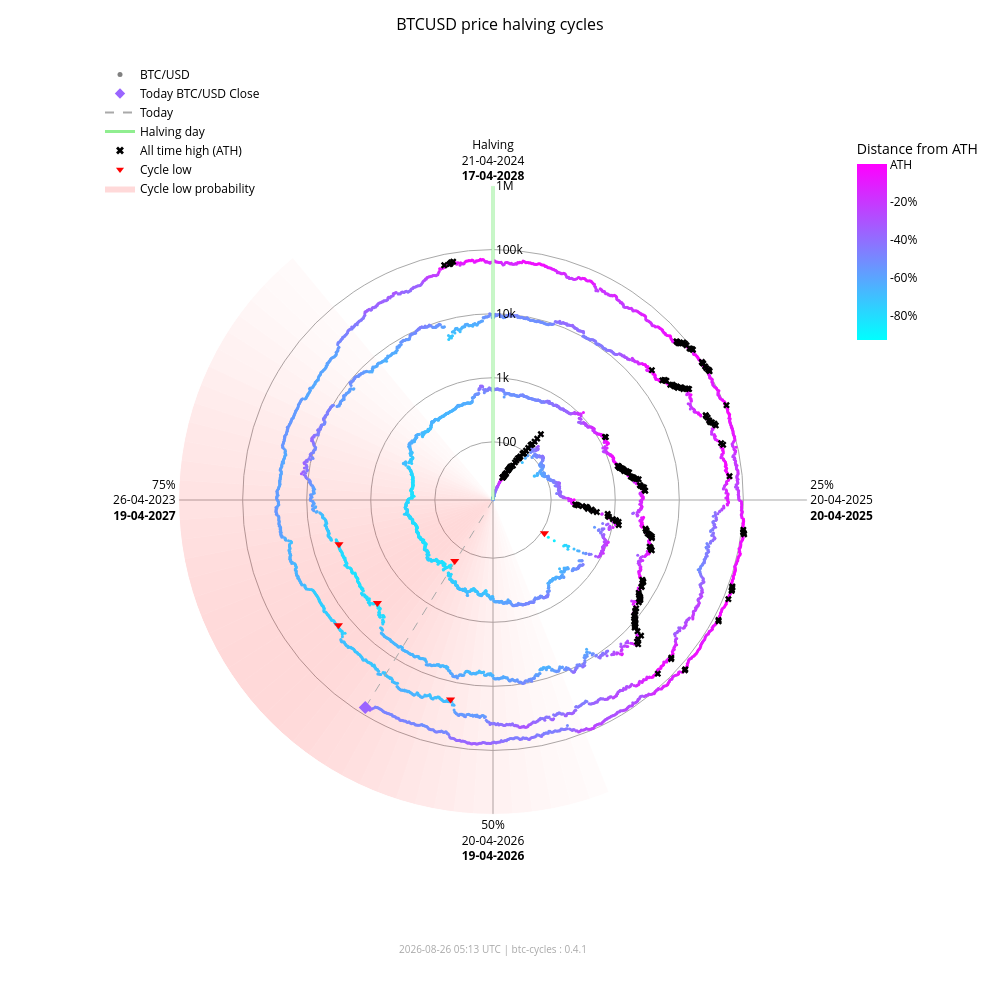

The cell this chart's notebook holds for it:
### Markdown cell above
### Interactive chart (plotly)

### Code cell
fig_interactive = btc.plot(
    kind="interactive",
    from_date="2012-11-28",
)
# plotly config for interactivity
config = {"scrollZoom": True, "displayModeBar": True}
# display in notebook
fig_interactive.show(config=config)

### Figure 1 — Plotly figure (JSON) as saved in the notebook; plotly's stock layout.template omitted (floating-point values rounded to 4 significant figures; data arrays with more than 128 entries replaced by an {"elided": "..."} marker saying what was removed)
{"data": [{"fill": "toself", "fillcolor": "rgba(255,0,0,0.017168280509461755)", "hoverinfo": "skip", "line": {"width": 0}, "mode": "lines", "r": [12.35, 1000000, 1000000, 12.35, 12.35], "showlegend": false, "theta": [158.4, 158.4, 162.0, 162.0, 158.4], "type": "scatterpolar"}, {"fill": "toself", "fillcolor": "rgba(255,0,0,0.022114794501891175)", "hoverinfo": "skip", "line": {"width": 0}, "mode": "lines", "r": [12.35, 1000000, 1000000, 12.35, 12.35], "showlegend": false, "theta": [162.0, 162.0, 165.6, 165.6, 162.0], "type": "scatterpolar"}, {"fill": "toself", "fillcolor": "rgba(255,0,0,0.02790404259511669)", "hoverinfo": "skip", "line": {"width": 0}, "mode": "lines", "r": [12.35, 1000000, 1000000, 12.35, 12.35], "showlegend": false, "theta": [165.6, 165.6, 169.2, 169.2, 165.6], "type": "scatterpolar"}, {"fill": "toself", "fillcolor": "rgba(255,0,0,0.034518294852420334)", "hoverinfo": "skip", "line": {"width": 0}, "mode": "lines", "r": [12.35, 1000000, 1000000, 12.35, 12.35], "showlegend": false, "theta": [169.2, 169.2, 172.8, 172.8, 169.2], "type": "scatterpolar"}, {"fill": "toself", "fillcolor": "rgba(255,0,0,0.041901979682821514)", "hoverinfo": "skip", "line": {"width": 0}, "mode": "lines", "r": [12.35, 1000000, 1000000, 12.35, 12.35], "showlegend": false, "theta": [172.8, 172.8, 176.4, 176.4, 172.8], "type": "scatterpolar"}, {"fill": "toself", "fillcolor": "rgba(255,0,0,0.04996405861294358)", "hoverinfo": "skip", "line": {"width": 0}, "mode": "lines", "r": [12.35, 1000000, 1000000, 12.35, 12.35], "showlegend": false, "theta": [176.4, 176.4, 180.0, 180.0, 176.4], "type": "scatterpolar"}, {"fill": "toself", "fillcolor": "rgba(255,0,0,0.05858349692240514)", "hoverinfo": "skip", "line": {"width": 0}, "mode": "lines", "r": [12.35, 1000000, 1000000, 12.35, 12.35], "showlegend": false, "theta": [180.0, 180.0, 183.6, 183.6, 180.0], "type": "scatterpolar"}, {"fill": "toself", "fillcolor": "rgba(255,0,0,0.06761662035375064)", "hoverinfo": "skip", "line": {"width": 0}, "mode": "lines", "r": [12.35, 1000000, 1000000, 12.35, 12.35], "showlegend": false, "theta": [183.6, 183.6, 187.2, 187.2, 183.6], "type": "scatterpolar"}, {"fill": "toself", "fillcolor": "rgba(255,0,0,0.07690481219944661)", "hoverinfo": "skip", "line": {"width": 0}, "mode": "lines", "r": [12.35, 1000000, 1000000, 12.35, 12.35], "showlegend": false, "theta": [187.2, 187.2, 190.8, 190.8, 187.2], "type": "scatterpolar"}, {"fill": "toself", "fillcolor": "rgba(255,0,0,0.08628112000611096)", "hoverinfo": "skip", "line": {"width": 0}, "mode": "lines", "r": [12.35, 1000000, 1000000, 12.35, 12.35], "showlegend": false, "theta": [190.8, 190.8, 194.4, 194.4, 190.8], "type": "scatterpolar"}, {"fill": "toself", "fillcolor": "rgba(255,0,0,0.09557490841018089)", "hoverinfo": "skip", "line": {"width": 0}, "mode": "lines", "r": [12.35, 1000000, 1000000, 12.35, 12.35], "showlegend": false, "theta": [194.4, 194.4, 198.0, 198.0, 194.4], "type": "scatterpolar"}, {"fill": "toself", "fillcolor": "rgba(255,0,0,0.10461455782963762)", "hoverinfo": "skip", "line": {"width": 0}, "mode": "lines", "r": [12.35, 1000000, 1000000, 12.35, 12.35], "showlegend": false, "theta": [198.0, 198.0, 201.6, 201.6, 198.0], "type": "scatterpolar"}, {"fill": "toself", "fillcolor": "rgba(255,0,0,0.11322908719652829)", "hoverinfo": "skip", "line": {"width": 0}, "mode": "lines", "r": [12.35, 1000000, 1000000, 12.35, 12.35], "showlegend": false, "theta": [201.6, 201.6, 205.2, 205.2, 201.6], "type": "scatterpolar"}, {"fill": "toself", "fillcolor": "rgba(255,0,0,0.12125015337052986)", "hoverinfo": "skip", "line": {"width": 0}, "mode": "lines", "r": [12.35, 1000000, 1000000, 12.35, 12.35], "showlegend": false, "theta": [205.2, 205.2, 208.8, 208.8, 205.2], "type": "scatterpolar"}, {"fill": "toself", "fillcolor": "rgba(255,0,0,0.12851590515331976)", "hoverinfo": "skip", "line": {"width": 0}, "mode": "lines", "r": [12.35, 1000000, 1000000, 12.35, 12.35], "showlegend": false, "theta": [208.8, 208.8, 212.4, 212.4, 208.8], "type": "scatterpolar"}, {"fill": "toself", "fillcolor": "rgba(255,0,0,0.13487757461161184)", "hoverinfo": "skip", "line": {"width": 0}, "mode": "lines", "r": [12.35, 1000000, 1000000, 12.35, 12.35], "showlegend": false, "theta": [212.4, 212.4, 216.0, 216.0, 212.4], "type": "scatterpolar"}, {"fill": "toself", "fillcolor": "rgba(255,0,0,0.14020862181849592)", "hoverinfo": "skip", "line": {"width": 0}, "mode": "lines", "r": [12.35, 1000000, 1000000, 12.35, 12.35], "showlegend": false, "theta": [216.0, 216.0, 219.6, 219.6, 216.0], "type": "scatterpolar"}, {"fill": "toself", "fillcolor": "rgba(255,0,0,0.14441504950654527)", "hoverinfo": "skip", "line": {"width": 0}, "mode": "lines", "r": [12.35, 1000000, 1000000, 12.35, 12.35], "showlegend": false, "theta": [219.6, 219.6, 223.2, 223.2, 219.6], "type": "scatterpolar"}, {"fill": "toself", "fillcolor": "rgba(255,0,0,0.14744459351271713)", "hoverinfo": "skip", "line": {"width": 0}, "mode": "lines", "r": [12.35, 1000000, 1000000, 12.35, 12.35], "showlegend": false, "theta": [223.2, 223.2, 226.8, 226.8, 223.2], "type": "scatterpolar"}, {"fill": "toself", "fillcolor": "rgba(255,0,0,0.14929223192296423)", "hoverinfo": "skip", "line": {"width": 0}, "mode": "lines", "r": [12.35, 1000000, 1000000, 12.35, 12.35], "showlegend": false, "theta": [226.8, 226.8, 230.4, 230.4, 226.8], "type": "scatterpolar"}, {"fill": "toself", "fillcolor": "rgba(255,0,0,0.15)", "hoverinfo": "skip", "line": {"width": 0}, "mode": "lines", "r": [12.35, 1000000, 1000000, 12.35, 12.35], "showlegend": false, "theta": [230.4, 230.4, 234.0, 234.0, 230.4], "type": "scatterpolar"}, {"fill": "toself", "fillcolor": "rgba(255,0,0,0.14965033825231114)", "hoverinfo": "skip", "line": {"width": 0}, "mode": "lines", "r": [12.35, 1000000, 1000000, 12.35, 12.35], "showlegend": false, "theta": [234.0, 234.0, 237.6, 237.6, 234.0], "type": "scatterpolar"}, {"fill": "toself", "fillcolor": "rgba(255,0,0,0.14835378057909807)", "hoverinfo": "skip", "line": {"width": 0}, "mode": "lines", "r": [12.35, 1000000, 1000000, 12.35, 12.35], "showlegend": false, "theta": [237.6, 237.6, 241.2, 241.2, 237.6], "type": "scatterpolar"}, {"fill": "toself", "fillcolor": "rgba(255,0,0,0.14623322283554635)", "hoverinfo": "skip", "line": {"width": 0}, "mode": "lines", "r": [12.35, 1000000, 1000000, 12.35, 12.35], "showlegend": false, "theta": [241.2, 241.2, 244.8, 244.8, 241.2], "type": "scatterpolar"}, {"fill": "toself", "fillcolor": "rgba(255,0,0,0.1434078538226231)", "hoverinfo": "skip", "line": {"width": 0}, "mode": "lines", "r": [12.35, 1000000, 1000000, 12.35, 12.35], "showlegend": false, "theta": [244.8, 244.8, 248.4, 248.4, 244.8], "type": "scatterpolar"}, {"fill": "toself", "fillcolor": "rgba(255,0,0,0.13997983179373427)", "hoverinfo": "skip", "line": {"width": 0}, "mode": "lines", "r": [12.35, 1000000, 1000000, 12.35, 12.35], "showlegend": false, "theta": [248.4, 248.4, 252.0, 252.0, 248.4], "type": "scatterpolar"}, {"fill": "toself", "fillcolor": "rgba(255,0,0,0.13602598258454268)", "hoverinfo": "skip", "line": {"width": 0}, "mode": "lines", "r": [12.35, 1000000, 1000000, 12.35, 12.35], "showlegend": false, "theta": [252.0, 252.0, 255.6, 255.6, 252.0], "type": "scatterpolar"}, {"fill": "toself", "fillcolor": "rgba(255,0,0,0.13159547355344953)", "hoverinfo": "skip", "line": {"width": 0}, "mode": "lines", "r": [12.35, 1000000, 1000000, 12.35, 12.35], "showlegend": false, "theta": [255.6, 255.6, 259.2, 259.2, 255.6], "type": "scatterpolar"}, {"fill": "toself", "fillcolor": "rgba(255,0,0,0.12671301775492697)", "hoverinfo": "skip", "line": {"width": 0}, "mode": "lines", "r": [12.35, 1000000, 1000000, 12.35, 12.35], "showlegend": false, "theta": [259.2, 259.2, 262.8, 262.8, 259.2], "type": "scatterpolar"}, {"fill": "toself", "fillcolor": "rgba(255,0,0,0.12138610149219965)", "hoverinfo": "skip", "line": {"width": 0}, "mode": "lines", "r": [12.35, 1000000, 1000000, 12.35, 12.35], "showlegend": false, "theta": [262.8, 262.8, 266.4, 266.4, 262.8], "type": "scatterpolar"}, {"fill": "toself", "fillcolor": "rgba(255,0,0,0.1156142551644921)", "hoverinfo": "skip", "line": {"width": 0}, "mode": "lines", "r": [12.35, 1000000, 1000000, 12.35, 12.35], "showlegend": false, "theta": [266.4, 266.4, 270.0, 270.0, 266.4], "type": "scatterpolar"}, {"fill": "toself", "fillcolor": "rgba(255,0,0,0.10939851441251548)", "hoverinfo": "skip", "line": {"width": 0}, "mode": "lines", "r": [12.35, 1000000, 1000000, 12.35, 12.35], "showlegend": false, "theta": [270.0, 270.0, 273.6, 273.6, 270.0], "type": "scatterpolar"}, {"fill": "toself", "fillcolor": "rgba(255,0,0,0.10274974912946185)", "hoverinfo": "skip", "line": {"width": 0}, "mode": "lines", "r": [12.35, 1000000, 1000000, 12.35, 12.35], "showlegend": false, "theta": [273.6, 273.6, 277.2, 277.2, 273.6], "type": "scatterpolar"}, {"fill": "toself", "fillcolor": "rgba(255,0,0,0.09569517349791425)", "hoverinfo": "skip", "line": {"width": 0}, "mode": "lines", "r": [12.35, 1000000, 1000000, 12.35, 12.35], "showlegend": false, "theta": [277.2, 277.2, 280.8, 280.8, 277.2], "type": "scatterpolar"}, {"fill": "toself", "fillcolor": "rgba(255,0,0,0.08828282625646727)", "hoverinfo": "skip", "line": {"width": 0}, "mode": "lines", "r": [12.35, 1000000, 1000000, 12.35, 12.35], "showlegend": false, "theta": [280.8, 280.8, 284.4, 284.4, 280.8], "type": "scatterpolar"}, {"fill": "toself", "fillcolor": "rgba(255,0,0,0.08058400018765345)", "hoverinfo": "skip", "line": {"width": 0}, "mode": "lines", "r": [12.35, 1000000, 1000000, 12.35, 12.35], "showlegend": false, "theta": [284.4, 284.4, 288.0, 288.0, 284.4], "type": "scatterpolar"}, {"fill": "toself", "fillcolor": "rgba(255,0,0,0.07269354608292704)", "hoverinfo": "skip", "line": {"width": 0}, "mode": "lines", "r": [12.35, 1000000, 1000000, 12.35, 12.35], "showlegend": false, "theta": [288.0, 288.0, 291.6, 291.6, 288.0], "type": "scatterpolar"}, {"fill": "toself", "fillcolor": "rgba(255,0,0,0.06472784449068783)", "hoverinfo": "skip", "line": {"width": 0}, "mode": "lines", "r": [12.35, 1000000, 1000000, 12.35, 12.35], "showlegend": false, "theta": [291.6, 291.6, 295.2, 295.2, 291.6], "type": "scatterpolar"}, {"fill": "toself", "fillcolor": "rgba(255,0,0,0.05682021976743955)", "hoverinfo": "skip", "line": {"width": 0}, "mode": "lines", "r": [12.35, 1000000, 1000000, 12.35, 12.35], "showlegend": false, "theta": [295.2, 295.2, 298.8, 298.8, 295.2], "type": "scatterpolar"}, {"fill": "toself", "fillcolor": "rgba(255,0,0,0.04911378436707333)", "hoverinfo": "skip", "line": {"width": 0}, "mode": "lines", "r": [12.35, 1000000, 1000000, 12.35, 12.35], "showlegend": false, "theta": [298.8, 298.8, 302.4, 302.4, 298.8], "type": "scatterpolar"}, {"fill": "toself", "fillcolor": "rgba(255,0,0,0.04175213714896469)", "hoverinfo": "skip", "line": {"width": 0}, "mode": "lines", "r": [12.35, 1000000, 1000000, 12.35, 12.35], "showlegend": false, "theta": [302.4, 302.4, 306.0, 306.0, 302.4], "type": "scatterpolar"}, {"fill": "toself", "fillcolor": "rgba(255,0,0,0.034868865657538876)", "hoverinfo": "skip", "line": {"width": 0}, "mode": "lines", "r": [12.35, 1000000, 1000000, 12.35, 12.35], "showlegend": false, "theta": [306.0, 306.0, 309.6, 309.6, 306.0], "type": "scatterpolar"}, {"fill": "toself", "fillcolor": "rgba(255,0,0,0.02857722515334582)", "hoverinfo": "skip", "line": {"width": 0}, "mode": "lines", "r": [12.35, 1000000, 1000000, 12.35, 12.35], "showlegend": false, "theta": [309.6, 309.6, 313.2, 313.2, 309.6], "type": "scatterpolar"}, {"fill": "toself", "fillcolor": "rgba(255,0,0,0.022961515313555197)", "hoverinfo": "skip", "line": {"width": 0}, "mode": "lines", "r": [12.35, 1000000, 1000000, 12.35, 12.35], "showlegend": false, "theta": [313.2, 313.2, 316.8, 316.8, 313.2], "type": "scatterpolar"}, {"fill": "toself", "fillcolor": "rgba(255,0,0,0.01807146942917362)", "hoverinfo": "skip", "line": {"width": 0}, "mode": "lines", "r": [12.35, 1000000, 1000000, 12.35, 12.35], "showlegend": false, "theta": [316.8, 316.8, 320.4, 320.4, 316.8], "type": "scatterpolar"}, {"hoverinfo": "text", "marker": {"color": {"elided": "5020 str values"}, "size": 3}, "mode": "markers", "r": {"elided": "5020 float values"}, "showlegend": false, "text": {"elided": "5020 str values"}, "theta": {"elided": "5020 float values"}, "type": "scatterpolar"}, {"hoverinfo": "skip", "line": {"color": "lightgreen", "width": 3}, "mode": "lines", "r": [12.35, 1000000], "showlegend": false, "theta": [0, 0], "type": "scatterpolar"}, {"hoverinfo": "skip", "line": {"color": "darkgrey", "dash": "dash", "width": 1}, "mode": "lines", "r": [12.35, 78900.0], "showlegend": false, "theta": [211.6, 211.6], "type": "scatterpolar"}, {"hoverinfo": "text", "marker": {"color": "#9a65ff", "size": 10, "symbol": "diamond"}, "mode": "markers", "r": [78900.0], "showlegend": false, "text": ["Today<br>Date: 2026-08-26<br>Price: $78,901.95"], "theta": [211.6], "type": "scatterpolar"}, {"hoverinfo": "text", "marker": {"color": "black", "size": 6, "symbol": "x"}, "mode": "markers", "r": {"elided": "195 float values"}, "showlegend": false, "text": {"elided": "195 str values"}, "theta": {"elided": "195 float values"}, "type": "scatterpolar"}, {"hoverinfo": "text", "marker": {"color": "red", "size": 8, "symbol": "triangle-down"}, "mode": "markers", "r": [111.6, 164.9, 3233.0, 3925.0, 18950.0, 15760.0], "showlegend": false, "text": ["Cycle Low<br>Date: 2014-02-21<br>Price: $111.56<br>ATH distance: -91.0%", "Cycle Low<br>Date: 2015-01-14<br>Price: $164.92<br>ATH distance: -86.7%", "Cycle Low<br>Date: 2018-12-15<br>Price: $3,232.51<br>ATH distance: -83.3%", "Cycle Low<br>Date: 2019-03-25<br>Price: $3,924.55<br>ATH distance: -79.7%", "Cycle Low<br>Date: 2022-06-18<br>Price: $18,954.25<br>ATH distance: -71.9%", "Cycle Low<br>Date: 2022-11-21<br>Price: $15,760.19<br>ATH distance: -76.7%"], "theta": [122.8, 212.1, 228.3, 254.0, 192.0, 231.0], "type": "scatterpolar"}, {"marker": {"color": "grey", "size": 5}, "mode": "markers", "name": "BTC/USD", "r": [null], "theta": [null], "type": "scatterpolar"}, {"marker": {"color": "#9a65ff", "size": 8, "symbol": "diamond"}, "mode": "markers", "name": "Today BTC/USD Close", "r": [null], "theta": [null], "type": "scatterpolar"}, {"line": {"color": "darkgrey", "dash": "dash"}, "mode": "lines", "name": "Today", "r": [null], "theta": [null], "type": "scatterpolar"}, {"line": {"color": "lightgreen", "width": 3}, "mode": "lines", "name": "Halving day", "r": [null], "theta": [null], "type": "scatterpolar"}, {"marker": {"color": "black", "size": 7, "symbol": "x"}, "mode": "markers", "name": "All time high (ATH)", "r": [null], "theta": [null], "type": "scatterpolar"}, {"marker": {"color": "red", "size": 7, "symbol": "triangle-down"}, "mode": "markers", "name": "Cycle low", "r": [null], "theta": [null], "type": "scatterpolar"}, {"fill": "toself", "fillcolor": "rgba(255,0,0,0.15)", "line": {"width": 0}, "mode": "lines", "name": "Cycle low probability", "r": [null], "theta": [null], "type": "scatterpolar"}, {"hoverinfo": "skip", "marker": {"cmax": 0, "cmin": -0.9307, "color": [0], "colorbar": {"len": 0.25, "ticktext": ["ATH", "-20%", "-40%", "-60%", "-80%", "-100%"], "tickvals": [0, -0.2, -0.4, -0.6, -0.8, -1.0], "title": {"text": "Distance from ATH"}, "x": 0.95, "y": 0.92, "yanchor": "top"}, "colorscale": {"elided": "256x2 mixed values"}, "showscale": true, "size": 0}, "mode": "markers", "r": [null], "showlegend": false, "theta": [null], "type": "scatterpolar"}], "layout": {"annotations": [{"font": {"color": "darkgrey", "size": 10}, "showarrow": false, "text": "2026-08-26 05:13 UTC | btc-cycles : 0.4.1", "x": 0.5, "xref": "paper", "y": -0.02, "yref": "paper"}], "font": {"color": "black"}, "height": 1000, "legend": {"bgcolor": "rgba(0,0,0,0)", "font": {"color": "black"}, "x": 0.0, "y": 1.0}, "margin": {"b": 60, "l": 100, "r": 80, "t": 60}, "paper_bgcolor": "white", "plot_bgcolor": "white", "polar": {"angularaxis": {"color": "black", "direction": "clockwise", "gridcolor": "darkgrey", "rotation": 90, "ticktext": ["Halving<br>21-04-2024<br><b>17-04-2028</b>", "25%<br>20-04-2025<br><b>20-04-2025</b>", "50%<br>20-04-2026<br><b>19-04-2026</b>", "75%<br>26-04-2023<br><b>19-04-2027</b>"], "tickvals": [0, 90, 180, 270]}, "bgcolor": "white", "domain": {"x": [0.1, 0.9], "y": [0.05, 0.95]}, "radialaxis": {"angle": 90, "color": "black", "gridcolor": "darkgrey", "range": [1.092, 6.0], "tickangle": 90, "ticktext": ["100", "1k", "10k", "100k", "1M"], "tickvals": [100, 1000, 10000, 100000, 1000000], "type": "log"}}, "title": {"font": {"color": "black", "size": 16}, "text": "BTCUSD price halving cycles", "x": 0.5}, "width": 1000}}
